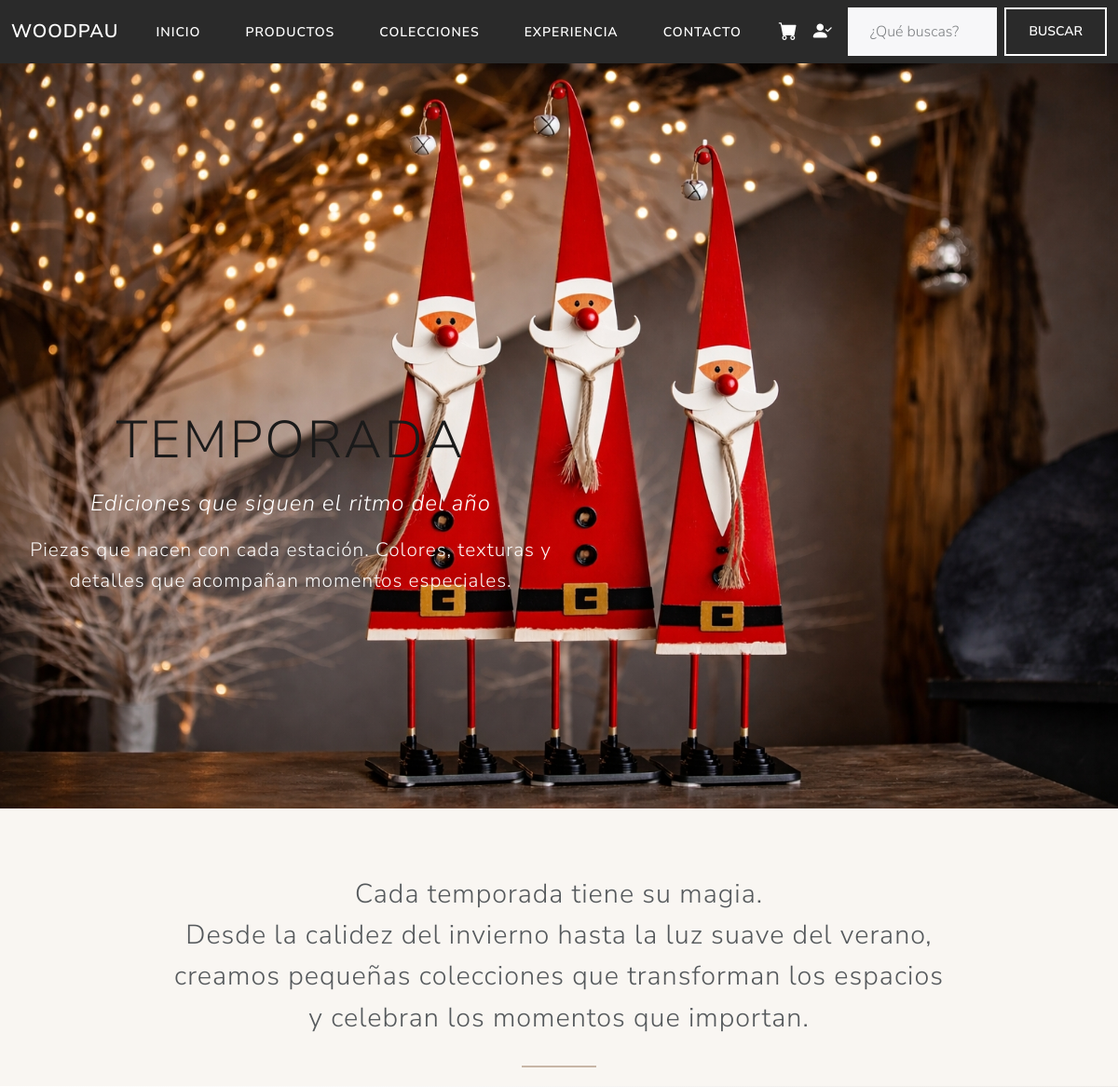
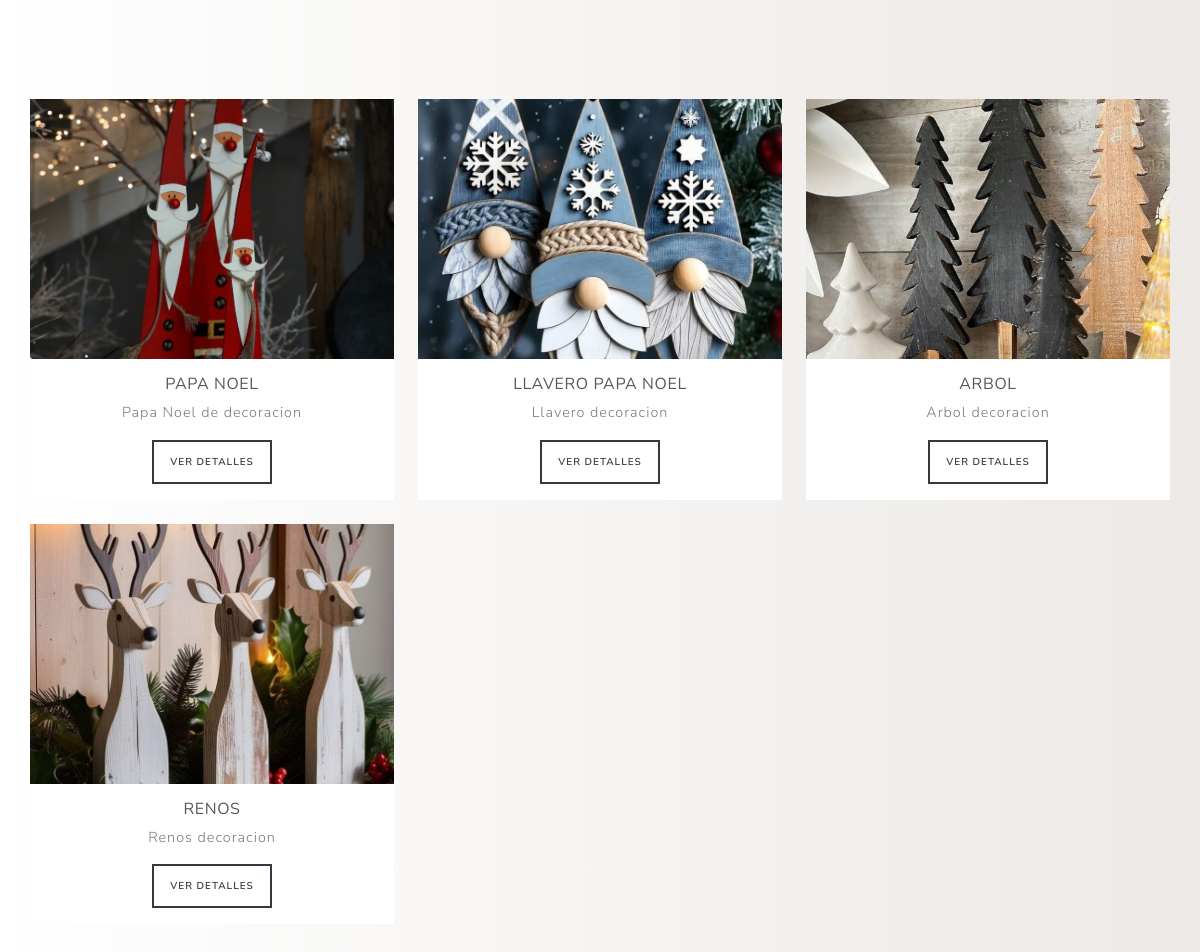
The page /colecciones/temporada on the database its author committed (2 pictures, top to bottom).
### models.py (models this page shows, shortened)
class Producto(Base):
    __tablename__ = "productos"
    __table_args__ = {
        "sqlite_autoincrement": True,
        "comment" : "Tabla de productos"
    }
    id_producto: Mapped[int] = mapped_column(Integer, primary_key=True, autoincrement=True)
    nombre_producto: Mapped[str] = mapped_column(String(50),nullable=False)
    descripcion: Mapped[str] = mapped_column(String(350), nullable=False)
    precio: Mapped[float] = mapped_column(Float, nullable=False)
    stock: Mapped[int] = mapped_column(Integer, nullable=False)
    altura: Mapped[float] = mapped_column(Float, nullable=False)
    ancho: Mapped[float] = mapped_column(Float, nullable=False)
    fondo: Mapped[float] = mapped_column(Float, nullable=False)
    imagenes: Mapped[list["ImagenProducto"]] = relationship("ImagenProducto", back_populates="producto", cascade="all, delete-orphan",lazy="selectin")
    categorias: Mapped[list["Categoria"]] = relationship("Categoria", secondary=producto_categoria, back_populates="productos", lazy="selectin")
    favoritos: Mapped[list["Favorito"]] = relationship("Favorito", back_populates="producto", cascade="all, delete-orphan")
    lineas_pedido: Mapped[list["LineaPedido"]] = relationship("LineaPedido", back_populates="producto", cascade="all, delete-orphan")

class ImagenProducto(Base):
    __tablename__ = "imagenes_productos"
    __table_args__ = {
        "sqlite_autoincrement": True,
        "comment" : "Tabla de imagenes productos"
    }
    id_imagen: Mapped[int] = mapped_column(Integer, primary_key=True, autoincrement=True)
    ruta_imagen: Mapped[str] = mapped_column(String(255), nullable=False)
    es_principal: Mapped[bool] = mapped_column(Boolean, nullable=False)
    producto_id: Mapped[int] = mapped_column(Integer, ForeignKey("productos.id_producto"), nullable=False)
    producto: Mapped["Producto"] = relationship("Producto", back_populates="imagenes")

### main.py (the view)
@app.route("/colecciones/temporada")
def coleccion_temporada():
    db = SessionLocal()
    productos = (
        db.query(Producto)
        .options(selectinload(Producto.imagenes))
        .join(Producto.categorias)
        .filter(Categoria.nombre_categoria == "Temporada")
        .all()
    )
    db.close()
    return render_template("colecciones_temporada.html", productos=productos)

### main.py (called while the page is built)
@app.context_processor
def inject_usuario():
    usuario = None
    user_id = session.get("usuario_id")
    if user_id:
        usuario = obtener_usuario_por_id(user_id)
    return dict(usuario=usuario)

@app.context_processor
def inject_carrito():
    carrito = session.get("carrito", {})
    total_items = sum(
        item["cantidad"] for item in carrito.values()
    )
    return dict(carrito_items=total_items)

### templates/colecciones_temporada.html
{% extends "base.html" %}
{% block content %}
<section class="collection-hero hero-temporada">
  <div class="hero-container">
    <img src="{{ url_for('static', filename='img/papa_noel_02.jpg') }}" alt="Colección Temporada">
  </div>
  <div class="collection-hero-content">
    <h1>TEMPORADA</h1>
    <p class="subtitle">Ediciones que siguen el ritmo del año</p>
    <p class="intro">
      Piezas que nacen con cada estación.
      Colores, texturas y detalles que acompañan momentos especiales.
    </p>
  </div>
</section>
<section class="collection-manifesto">
  <p>Cada temporada tiene su magia.</p>
  <p>Desde la calidez del invierno hasta la luz suave del verano,</p>
  <p>creamos pequeñas colecciones que transforman los espacios</p>
  <p>y celebran los momentos que importan.</p>
</section>
<section class="collection-products container">
  <div class="row g-4">
    {% for producto in productos %}
    <div class="col-12 col-md-6 col-lg-4">
      <div class="card product-card h-100">
        {% if producto.imagenes %}
          <img src="{{ url_for('static', filename=producto.imagenes[0].ruta_imagen) }}"
               class="card-img-top"
               alt="{{ producto.nombre_producto }}">
        {% endif %}
        <div class="card-body text-center">
          <h5 class="card-title">{{ producto.nombre_producto }}</h5>
          <p class="card-text">{{ producto.descripcion }}</p>
          <a href="{{ url_for('producto_detalle', id_producto=producto.id_producto) }}"
             class="btn btn-outline-dark btn-sm">
            Ver detalles
          </a>
        </div>
      </div>
    </div>
    {% endfor %}
  </div>
</section>
{% endblock %}

### static/main.css (style rules this page uses)
body { background: #ECE9E6; background: -webkit-linear-gradient(to right, #FFFFFF, #ECE9E6); background: linear-gradient(to right, #FFFFFF, #ECE9E6); }
.card-img-top { max-height: 380px; width: 100%; object-fit: contain; }
.card { overflow: hidden; }
.product-card { border: none; }
.product-card img { height: 260px; object-fit: cover; }
.collection-hero h1 { font-size: 3rem; margin-bottom: 1rem; }
.subtitle { font-size: 1.4rem; font-style: italic; margin-bottom: 1.5rem; }
.intro { font-size: 1.1rem; line-height: 1.6; }
.collection-manifesto { text-align: center; padding: 70px 20px 20px 20px; font-size: 1.8rem; background: #f9f6f2; }
.collection-manifesto p { margin-bottom: 1px; }
.collection-manifesto::after { content: ""; display: block; width: 80px; height: 2px; background: #c8b6a6; margin: 30px auto 0; }
.collection-hero { position: relative; width: 100%; height: 100vh; overflow: hidden; margin: 0; }
.hero-container { width: 100%; height: 100%; }
.hero-container img { width: 100%; height: 100%; object-fit: cover; display: block; }
.collection-hero h1 { font-size: clamp(3.5rem, 4vw, 3rem); font-weight: 300; }
.subtitle { font-size: 1.5rem; margin-bottom: 1rem; }
.intro { font-size: 1.3rem; line-height: 1.6; opacity: 0.95; }
.collection-hero-content { position: absolute; max-width: 600px; }
.hero-temporada .collection-hero-content { top: 60%; left: 1%; transform: translateY(-50%); color: white; text-align: center; }
.collection-products { padding: 100px 0; }
.product-card { border: none; transition: transform 0.3s ease, box-shadow 0.3s ease; }
.product-card .card-title { font-weight: 400; letter-spacing: 0.04em; }
.product-card .card-text { font-size: 0.9rem; opacity: 0.8; }

### rows shown on the page
Producto: ruta_imagen (picture), nombre_producto "PAPA NOEL", descripcion "Papa Noel de decoracion"
Producto: ruta_imagen (picture), nombre_producto "LLAVERO PAPA NOEL", descripcion "Llavero decoracion"
Producto: ruta_imagen (picture), nombre_producto "ARBOL", descripcion "Arbol decoracion"
Producto: ruta_imagen (picture), nombre_producto "RENOS", descripcion "Renos decoracion"
